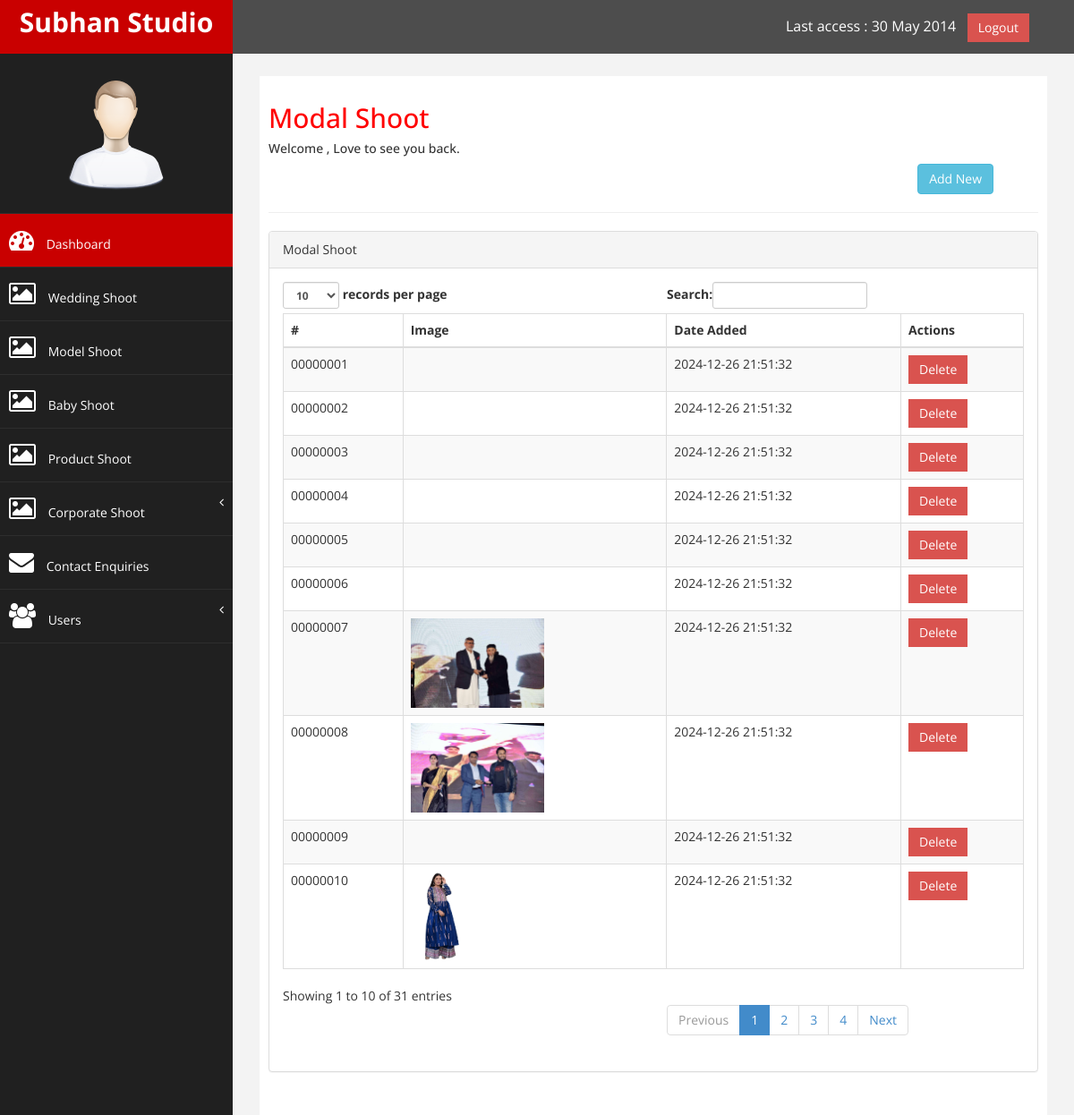
/ss-admin/modal.php (signed in), run on the app's committed database.
### tables this page shows
CREATE TABLE `modal_shoot` (
  `mi_id` int(8) UNSIGNED ZEROFILL NOT NULL,
  `mi_img` varchar(255) NOT NULL,
  `mi_created_at` timestamp NOT NULL DEFAULT current_timestamp()
);

### ss-admin/modal.php (the view)
<?php
include('header.php');
?>
<div id="page-wrapper">
    <div id="page-inner">
        <div class="row">
            <div class="col-md-12">
                <h2>Modal Shoot</h2>
                <h5>Welcome , Love to see you back. </h5>
                <a href="add-modal-img.php">
                    <button class="btn btn-info" style="float: right; margin-right: 50px;"> Add New</button>
                </a>
            </div>
        </div>
        <hr />
        <div class="row">
            <div class="col-md-12">
                <div class="panel panel-default">
                    <div class="panel-heading">
                        Modal Shoot
                    </div>
                    <div class="panel-body">
                        <div class="table-responsive">
                            <table class="table table-striped table-bordered table-hover" id="wedding">
                                <thead>
                                    <tr>
                                        <th>#</th>
                                        <th>Image</th>
                                        <th>Date Added</th>
                                        <th>Actions</th>
                                    </tr>
                                </thead>
                                <tbody>
									<?php
									$query=mysqli_query($connect,"SELECT * FROM `modal_shoot`");
									while($mrow = mysqli_fetch_array($query)){
									?>
                                    <tr class="odd gradeX">
                                        <td>
											<?php echo $mrow['mi_id']; ?>
                                        </td>
                                        <td>
                                            <img src="uploads/modal/<?php echo $mrow['mi_img']; ?>" alt="" style="height: 100px;">
                                        </td>
                                        <td class="center">
											<?php echo $mrow['mi_created_at']; ?>
                                        </td>
                                        <td class="center">
                                            <a href="del-modal.php?mi_id=<?php echo $mrow['mi_id'] ?>">
                                                <button class="btn square-btn-adjust btn-danger">Delete</button>
                                            </a>
                                        </td>
                                    </tr>
									<?php
									}
									?>
                                </tbody>
                            </table>
                        </div>
                    </div>
                </div>
            </div>
        </div>
    </div>
</div>
<?php
include('footer.php');
?>

### ss-admin/css/custom.css (style rules this page uses)
body { font-family: 'Open Sans', sans-serif; }
#page-wrapper { padding: 15px 15px; min-height: 600px; background:#F3F3F3; }
#page-inner { width:100%; margin:10px 20px 10px 0px; background-color:#fff!important; padding:10px; min-height:1200px; }
h2 { color: #f00; }
.square-btn-adjust { border: 0px solid transparent; -webkit-border-radius: 0px; -moz-border-radius: 0px; border-radius: 0px; }
@media (min-width:768px) { #page-wrapper { margin: 0 0 0 260px; padding: 15px 30px; min-height: 1200px; } }

### data on the page
modal_shoot: mi_id "00000001", mi_created_at "2024-12-26 21:51:32"
modal_shoot: mi_id "00000002", mi_created_at "2024-12-26 21:51:32"
modal_shoot: mi_id "00000003", mi_created_at "2024-12-26 21:51:32"
modal_shoot: mi_id "00000004", mi_created_at "2024-12-26 21:51:32"
modal_shoot: mi_id "00000005", mi_created_at "2024-12-26 21:51:32"
modal_shoot: mi_id "00000006", mi_created_at "2024-12-26 21:51:32"
modal_shoot: mi_id "00000007", mi_img (picture), mi_created_at "2024-12-26 21:51:32"
modal_shoot: mi_id "00000008", mi_img (picture), mi_created_at "2024-12-26 21:51:32"
modal_shoot: mi_id "00000009", mi_created_at "2024-12-26 21:51:32"
modal_shoot: mi_id "00000010", mi_img (picture), mi_created_at "2024-12-26 21:51:32"
